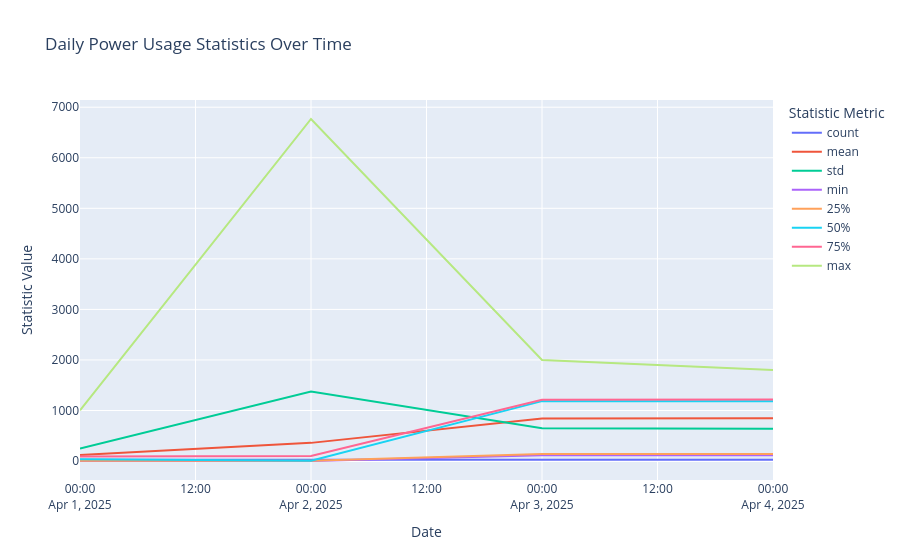
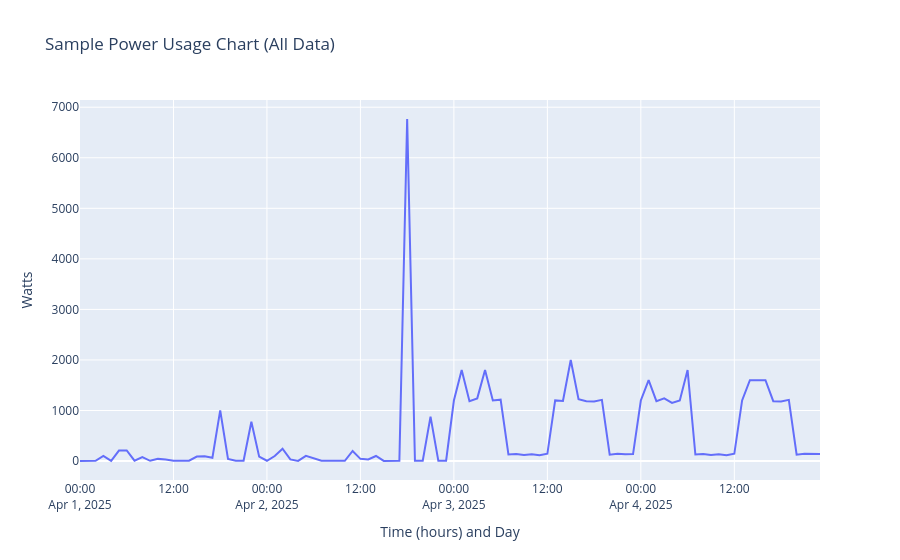

Here is the notebook cell these charts were saved with, in order:
### Code cell
import pandas as pd
import plotly.express as px
from datetime import date, timedelta, datetime # Import timedelta and datetime for time calculations

# Read the CSV file into a DataFrame
df = pd.read_csv("../../data/raw/sample-data.csv")

# Combine the Date and Time columns into a single Timestamp column
df['Timestamp'] = pd.to_datetime(df['Date'] + ' ' + df['Time'])

# Drop the original Date and Time columns
df = df.drop(columns=['Date', 'Time'])

# Sort the dataset by the 'Timestamp' value in case the data is out of order
df = df.sort_values(by='Timestamp').reset_index(drop=True)

# --- New: Calculate and Plot Daily Statistics Over Time ---
print("--- Calculating Daily Statistics ---")
# Group by the date part of 'Timestamp' and get descriptive statistics for 'Value'
# This directly creates a DataFrame with dates as index and statistics as columns.
daily_summary_stats_df = df.groupby(df['Timestamp'].dt.date)['Value'].describe()

daily_summary_stats_df.index = pd.to_datetime(daily_summary_stats_df.index)
daily_summary_stats_df.index.name = 'Date' # Set a nice name for the x-axis

print("\n--- Daily Statistics Summary DataFrame (first 5 rows) ---")
print(daily_summary_stats_df.head())

print("\n--- Plotting Daily Statistics Over Time ---")

fig_daily_stats = px.line(
    daily_summary_stats_df,
    title='Daily Power Usage Statistics Over Time',
    labels={'value': 'Statistic Value', 'variable': 'Statistic Metric'} # 
)
fig_daily_stats.show()

# Specify a date to single-out (existing code)
target_date_object = pd.to_datetime('2025-04-03').date()

# Print a header for the statistics and show the targeted day
print(f"\n--- Statistics for the specific day: {target_date_object} ---")


dataframe_for_specific_day = df[df['Timestamp'].dt.date == target_date_object]

# Print the 'describe of 'Value' for only the targeted day
if not dataframe_for_specific_day.empty:
    print(dataframe_for_specific_day['Value'].describe())
else:
    print(f"No data found for {target_date_object}")

# Plot a normal chart of the dataframe (existing code)
print("\n--- Overall Power Usage Chart (All Data) ---")
fig = px.line(df,
    x='Timestamp',
    y='Value',
    title='Sample Power Usage Chart (All Data)',
    labels={'Timestamp': 'Time (hours) and Day', 'Value': 'Watts'}
    )
fig.show()

### Figure 1 — Plotly figure (JSON) as saved in the notebook; plotly's stock layout.template omitted (floating-point values rounded to 4 significant figures)
{"data": [{"hovertemplate": "Statistic Metric=count<br>Date=%{x}<br>Statistic Value=%{y}<extra></extra>", "legendgroup": "count", "line": {"color": "#636efa", "dash": "solid"}, "marker": {"symbol": "circle"}, "mode": "lines", "name": "count", "orientation": "v", "showlegend": true, "type": "scatter", "x": ["2025-04-01T00:00:00.000000000", "2025-04-02T00:00:00.000000000", "2025-04-03T00:00:00.000000000", "2025-04-04T00:00:00.000000000"], "xaxis": "x", "y": [24.0, 24.0, 24.0, 24.0], "yaxis": "y"}, {"hovertemplate": "Statistic Metric=mean<br>Date=%{x}<br>Statistic Value=%{y}<extra></extra>", "legendgroup": "mean", "line": {"color": "#EF553B", "dash": "solid"}, "marker": {"symbol": "circle"}, "mode": "lines", "name": "mean", "orientation": "v", "showlegend": true, "type": "scatter", "x": ["2025-04-01T00:00:00.000000000", "2025-04-02T00:00:00.000000000", "2025-04-03T00:00:00.000000000", "2025-04-04T00:00:00.000000000"], "xaxis": "x", "y": [120.4, 359.7, 839.8, 844.8], "yaxis": "y"}, {"hovertemplate": "Statistic Metric=std<br>Date=%{x}<br>Statistic Value=%{y}<extra></extra>", "legendgroup": "std", "line": {"color": "#00cc96", "dash": "solid"}, "marker": {"symbol": "circle"}, "mode": "lines", "name": "std", "orientation": "v", "showlegend": true, "type": "scatter", "x": ["2025-04-01T00:00:00.000000000", "2025-04-02T00:00:00.000000000", "2025-04-03T00:00:00.000000000", "2025-04-04T00:00:00.000000000"], "xaxis": "x", "y": [247.0, 1377.0, 647.5, 638.2], "yaxis": "y"}, {"hovertemplate": "Statistic Metric=min<br>Date=%{x}<br>Statistic Value=%{y}<extra></extra>", "legendgroup": "min", "line": {"color": "#ab63fa", "dash": "solid"}, "marker": {"symbol": "circle"}, "mode": "lines", "name": "min", "orientation": "v", "showlegend": true, "type": "scatter", "x": ["2025-04-01T00:00:00.000000000", "2025-04-02T00:00:00.000000000", "2025-04-03T00:00:00.000000000", "2025-04-04T00:00:00.000000000"], "xaxis": "x", "y": [1.0, 2.0, 115.0, 115.0], "yaxis": "y"}, {"hovertemplate": "Statistic Metric=25%<br>Date=%{x}<br>Statistic Value=%{y}<extra></extra>", "legendgroup": "25%", "line": {"color": "#FFA15A", "dash": "solid"}, "marker": {"symbol": "circle"}, "mode": "lines", "name": "25%", "orientation": "v", "showlegend": true, "type": "scatter", "x": ["2025-04-01T00:00:00.000000000", "2025-04-02T00:00:00.000000000", "2025-04-03T00:00:00.000000000", "2025-04-04T00:00:00.000000000"], "xaxis": "x", "y": [5.75, 6.0, 137.2, 137.2], "yaxis": "y"}, {"hovertemplate": "Statistic Metric=50%<br>Date=%{x}<br>Statistic Value=%{y}<extra></extra>", "legendgroup": "50%", "line": {"color": "#19d3f3", "dash": "solid"}, "marker": {"symbol": "circle"}, "mode": "lines", "name": "50%", "orientation": "v", "showlegend": true, "type": "scatter", "x": ["2025-04-01T00:00:00.000000000", "2025-04-02T00:00:00.000000000", "2025-04-03T00:00:00.000000000", "2025-04-04T00:00:00.000000000"], "xaxis": "x", "y": [37.5, 8.0, 1185.0, 1182.0], "yaxis": "y"}, {"hovertemplate": "Statistic Metric=75%<br>Date=%{x}<br>Statistic Value=%{y}<extra></extra>", "legendgroup": "75%", "line": {"color": "#FF6692", "dash": "solid"}, "marker": {"symbol": "circle"}, "mode": "lines", "name": "75%", "orientation": "v", "showlegend": true, "type": "scatter", "x": ["2025-04-01T00:00:00.000000000", "2025-04-02T00:00:00.000000000", "2025-04-03T00:00:00.000000000", "2025-04-04T00:00:00.000000000"], "xaxis": "x", "y": [90.75, 100.0, 1211.0, 1218.0], "yaxis": "y"}, {"hovertemplate": "Statistic Metric=max<br>Date=%{x}<br>Statistic Value=%{y}<extra></extra>", "legendgroup": "max", "line": {"color": "#B6E880", "dash": "solid"}, "marker": {"symbol": "circle"}, "mode": "lines", "name": "max", "orientation": "v", "showlegend": true, "type": "scatter", "x": ["2025-04-01T00:00:00.000000000", "2025-04-02T00:00:00.000000000", "2025-04-03T00:00:00.000000000", "2025-04-04T00:00:00.000000000"], "xaxis": "x", "y": [1004.0, 6767.0, 2000.0, 1800.0], "yaxis": "y"}], "layout": {"legend": {"title": {"text": "Statistic Metric"}, "tracegroupgap": 0}, "title": {"text": "Daily Power Usage Statistics Over Time"}, "xaxis": {"anchor": "y", "domain": [0, 1], "title": {"text": "Date"}}, "yaxis": {"anchor": "x", "domain": [0, 1], "title": {"text": "Statistic Value"}}}}

### Figure 2 — Plotly figure (JSON) as saved in the notebook; plotly's stock layout.template omitted (floating-point values rounded to 4 significant figures)
{"data": [{"hovertemplate": "Time (hours) and Day=%{x}<br>Watts=%{y}<extra></extra>", "legendgroup": "", "line": {"color": "#636efa", "dash": "solid"}, "marker": {"symbol": "circle"}, "mode": "lines", "name": "", "orientation": "v", "showlegend": false, "type": "scatter", "x": ["2025-04-01T00:00:00.000000000", "2025-04-01T01:00:00.000000000", "2025-04-01T02:00:00.000000000", "2025-04-01T03:00:00.000000000", "2025-04-01T04:00:00.000000000", "2025-04-01T05:00:00.000000000", "2025-04-01T06:00:00.000000000", "2025-04-01T07:00:00.000000000", "2025-04-01T08:00:00.000000000", "2025-04-01T09:00:00.000000000", "2025-04-01T10:00:00.000000000", "2025-04-01T11:00:00.000000000", "2025-04-01T12:00:00.000000000", "2025-04-01T13:00:00.000000000", "2025-04-01T14:00:00.000000000", "2025-04-01T15:00:00.000000000", "2025-04-01T16:00:00.000000000", "2025-04-01T17:00:00.000000000", "2025-04-01T18:00:00.000000000", "2025-04-01T19:00:00.000000000", "2025-04-01T20:00:00.000000000", "2025-04-01T21:00:00.000000000", "2025-04-01T22:00:00.000000000", "2025-04-01T23:00:00.000000000", "2025-04-02T00:00:00.000000000", "2025-04-02T01:00:00.000000000", "2025-04-02T02:00:00.000000000", "2025-04-02T03:00:00.000000000", "2025-04-02T04:00:00.000000000", "2025-04-02T05:00:00.000000000", "2025-04-02T06:00:00.000000000", "2025-04-02T07:00:00.000000000", "2025-04-02T08:00:00.000000000", "2025-04-02T09:00:00.000000000", "2025-04-02T10:00:00.000000000", "2025-04-02T11:00:00.000000000", "2025-04-02T12:00:00.000000000", "2025-04-02T13:00:00.000000000", "2025-04-02T14:00:00.000000000", "2025-04-02T15:00:00.000000000", "2025-04-02T16:00:00.000000000", "2025-04-02T17:00:00.000000000", "2025-04-02T18:00:00.000000000", "2025-04-02T19:00:00.000000000", "2025-04-02T20:00:00.000000000", "2025-04-02T21:00:00.000000000", "2025-04-02T22:00:00.000000000", "2025-04-02T23:00:00.000000000", "2025-04-03T00:00:00.000000000", "2025-04-03T01:00:00.000000000", "2025-04-03T02:00:00.000000000", "2025-04-03T03:00:00.000000000", "2025-04-03T04:00:00.000000000", "2025-04-03T05:00:00.000000000", "2025-04-03T06:00:00.000000000", "2025-04-03T07:00:00.000000000", "2025-04-03T08:00:00.000000000", "2025-04-03T09:00:00.000000000", "2025-04-03T10:00:00.000000000", "2025-04-03T11:00:00.000000000", "2025-04-03T12:00:00.000000000", "2025-04-03T13:00:00.000000000", "2025-04-03T14:00:00.000000000", "2025-04-03T15:00:00.000000000", "2025-04-03T16:00:00.000000000", "2025-04-03T17:00:00.000000000", "2025-04-03T18:00:00.000000000", "2025-04-03T19:00:00.000000000", "2025-04-03T20:00:00.000000000", "2025-04-03T21:00:00.000000000", "2025-04-03T22:00:00.000000000", "2025-04-03T23:00:00.000000000", "2025-04-04T00:00:00.000000000", "2025-04-04T01:00:00.000000000", "2025-04-04T02:00:00.000000000", "2025-04-04T03:00:00.000000000", "2025-04-04T04:00:00.000000000", "2025-04-04T05:00:00.000000000", "2025-04-04T06:00:00.000000000", "2025-04-04T07:00:00.000000000", "2025-04-04T08:00:00.000000000", "2025-04-04T09:00:00.000000000", "2025-04-04T10:00:00.000000000", "2025-04-04T11:00:00.000000000", "2025-04-04T12:00:00.000000000", "2025-04-04T13:00:00.000000000", "2025-04-04T14:00:00.000000000", "2025-04-04T15:00:00.000000000", "2025-04-04T16:00:00.000000000", "2025-04-04T17:00:00.000000000", "2025-04-04T18:00:00.000000000", "2025-04-04T19:00:00.000000000", "2025-04-04T20:00:00.000000000", "2025-04-04T21:00:00.000000000", "2025-04-04T22:00:00.000000000", "2025-04-04T23:00:00.000000000"], "xaxis": "x", "y": [1, 6, 5, 103, 3, 208, 209, 7, 76, 5, 43, 32, 5, 6, 7, 89, 96, 65, 1004, 43, 5, 6, 778, 88, 6, 100, 244, 33, 3, 104, 56, 6, 6, 6, 4, 200, 44, 33, 100, 2, 5, 6, 6767, 7, 7, 878, 8, 8, 1198, 1800, 1185, 1240, 1800, 1200, 1215, 130, 140, 120, 135, 115, 144, 1200, 1190, 2000, 1225, 1185, 1180, 1210, 127, 143, 135, 138, 1198, 1600, 1185, 1240, 1150, 1200, 1800, 130, 140, 120, 135, 115, 144, 1200, 1600, 1600, 1600, 1185, 1180, 1210, 127, 143, 135, 138], "yaxis": "y"}], "layout": {"legend": {"tracegroupgap": 0}, "title": {"text": "Sample Power Usage Chart (All Data)"}, "xaxis": {"anchor": "y", "domain": [0, 1], "title": {"text": "Time (hours) and Day"}}, "yaxis": {"anchor": "x", "domain": [0, 1], "title": {"text": "Watts"}}}}
